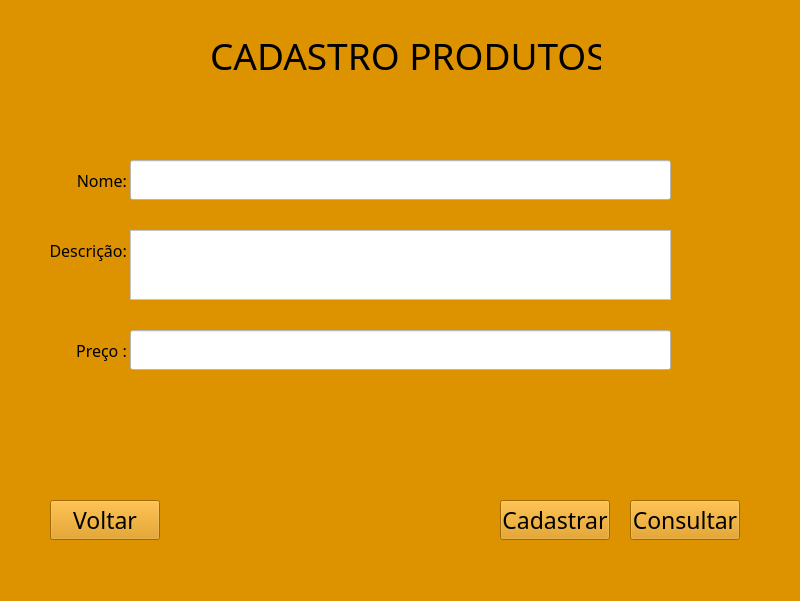
<?xml version="1.0" encoding="UTF-8"?>
<ui version="4.0">
 <class>MainWindow</class>
 <widget class="QMainWindow" name="MainWindow">
  <property name="geometry">
   <rect>
    <x>0</x>
    <y>0</y>
    <width>800</width>
    <height>601</height>
   </rect>
  </property>
  <property name="minimumSize">
   <size>
    <width>800</width>
    <height>600</height>
   </size>
  </property>
  <property name="windowTitle">
   <string>MainWindow</string>
  </property>
  <property name="styleSheet">
   <string notr="true">background-color: rgb(221, 147, 0);</string>
  </property>
  <widget class="QWidget" name="centralwidget">
   <widget class="QLabel" name="label_5">
    <property name="geometry">
     <rect>
      <x>20</x>
      <y>10</y>
      <width>100</width>
      <height>90</height>
     </rect>
    </property>
    <property name="text">
     <string/>
    </property>
    <property name="pixmap">
     <pixmap>burguer2.png</pixmap>
    </property>
    <property name="scaledContents">
     <bool>true</bool>
    </property>
   </widget>
   <widget class="QLabel" name="label_6">
    <property name="geometry">
     <rect>
      <x>670</x>
      <y>10</y>
      <width>100</width>
      <height>90</height>
     </rect>
    </property>
    <property name="text">
     <string/>
    </property>
    <property name="pixmap">
     <pixmap>burguer2.png</pixmap>
    </property>
    <property name="scaledContents">
     <bool>true</bool>
    </property>
   </widget>
   <widget class="QLabel" name="label">
    <property name="geometry">
     <rect>
      <x>210</x>
      <y>10</y>
      <width>391</width>
      <height>91</height>
     </rect>
    </property>
    <property name="font">
     <font>
      <family>Algerian</family>
      <pointsize>28</pointsize>
     </font>
    </property>
    <property name="text">
     <string>CADASTRO PRODUTOS</string>
    </property>
   </widget>
   <widget class="QLabel" name="label_2">
    <property name="geometry">
     <rect>
      <x>70</x>
      <y>160</y>
      <width>61</width>
      <height>40</height>
     </rect>
    </property>
    <property name="font">
     <font>
      <family>Bodoni MT</family>
      <pointsize>12</pointsize>
     </font>
    </property>
    <property name="text">
     <string>Nome: </string>
    </property>
    <property name="alignment">
     <set>Qt::AlignRight|Qt::AlignTrailing|Qt::AlignVCenter</set>
    </property>
   </widget>
   <widget class="QLineEdit" name="lineEdit_2">
    <property name="geometry">
     <rect>
      <x>130</x>
      <y>160</y>
      <width>541</width>
      <height>40</height>
     </rect>
    </property>
    <property name="font">
     <font>
      <pointsize>11</pointsize>
     </font>
    </property>
    <property name="styleSheet">
     <string notr="true">background-color: rgb(255, 255, 255);
</string>
    </property>
   </widget>
   <widget class="QLabel" name="label_3">
    <property name="geometry">
     <rect>
      <x>50</x>
      <y>230</y>
      <width>81</width>
      <height>40</height>
     </rect>
    </property>
    <property name="font">
     <font>
      <family>Bodoni MT</family>
      <pointsize>12</pointsize>
     </font>
    </property>
    <property name="text">
     <string>Descrição: </string>
    </property>
    <property name="alignment">
     <set>Qt::AlignRight|Qt::AlignTrailing|Qt::AlignVCenter</set>
    </property>
   </widget>
   <widget class="QLabel" name="label_4">
    <property name="geometry">
     <rect>
      <x>70</x>
      <y>330</y>
      <width>61</width>
      <height>40</height>
     </rect>
    </property>
    <property name="font">
     <font>
      <family>Bodoni MT</family>
      <pointsize>12</pointsize>
     </font>
    </property>
    <property name="text">
     <string>Preço : </string>
    </property>
    <property name="alignment">
     <set>Qt::AlignRight|Qt::AlignTrailing|Qt::AlignVCenter</set>
    </property>
   </widget>
   <widget class="QLineEdit" name="lineEdit_3">
    <property name="geometry">
     <rect>
      <x>130</x>
      <y>330</y>
      <width>541</width>
      <height>40</height>
     </rect>
    </property>
    <property name="font">
     <font>
      <pointsize>11</pointsize>
     </font>
    </property>
    <property name="styleSheet">
     <string notr="true">background-color: rgb(255, 255, 255);
</string>
    </property>
   </widget>
   <widget class="QTextEdit" name="textEdit">
    <property name="geometry">
     <rect>
      <x>130</x>
      <y>230</y>
      <width>541</width>
      <height>70</height>
     </rect>
    </property>
    <property name="font">
     <font>
      <pointsize>11</pointsize>
     </font>
    </property>
    <property name="styleSheet">
     <string notr="true">background-color: rgb(255, 255, 255);</string>
    </property>
   </widget>
   <widget class="QPushButton" name="botaoVoltar">
    <property name="geometry">
     <rect>
      <x>50</x>
      <y>500</y>
      <width>110</width>
      <height>40</height>
     </rect>
    </property>
    <property name="font">
     <font>
      <family>Bodoni MT</family>
      <pointsize>17</pointsize>
     </font>
    </property>
    <property name="styleSheet">
     <string notr="true">background-color: rgb(227, 131, 0);
color: rgb(53, 41,5);
pushButton{
border-styler: inset;
border-width: medium;	
#border-color: rgb(53, 41, 5);
box-shadow: black 60px -16px;
border-radius: 50px;
}</string>
    </property>
    <property name="text">
     <string>Voltar</string>
    </property>
   </widget>
   <widget class="QPushButton" name="botaoCadastrar">
    <property name="geometry">
     <rect>
      <x>500</x>
      <y>500</y>
      <width>110</width>
      <height>40</height>
     </rect>
    </property>
    <property name="font">
     <font>
      <family>Bodoni MT</family>
      <pointsize>17</pointsize>
     </font>
    </property>
    <property name="styleSheet">
     <string notr="true">background-color: rgb(227, 131, 0);
color: rgb(53, 41,5);
pushButton{
border-styler: inset;
border-width: medium;	
#border-color: rgb(53, 41, 5);
box-shadow: black 60px -16px;
border-radius: 50px;
}</string>
    </property>
    <property name="text">
     <string>Cadastrar</string>
    </property>
   </widget>
   <widget class="QPushButton" name="botaoConsultar">
    <property name="geometry">
     <rect>
      <x>630</x>
      <y>500</y>
      <width>110</width>
      <height>40</height>
     </rect>
    </property>
    <property name="font">
     <font>
      <family>Bodoni MT</family>
      <pointsize>17</pointsize>
     </font>
    </property>
    <property name="styleSheet">
     <string notr="true">background-color: rgb(227, 131, 0);
color: rgb(53, 41,5);
pushButton{
border-styler: inset;
border-width: medium;	
#border-color: rgb(53, 41, 5);
box-shadow: black 60px -16px;
border-radius: 50px;
}</string>
    </property>
    <property name="text">
     <string>Consultar</string>
    </property>
   </widget>
  </widget>
  <widget class="QMenuBar" name="menubar">
   <property name="geometry">
    <rect>
     <x>0</x>
     <y>0</y>
     <width>800</width>
     <height>21</height>
    </rect>
   </property>
  </widget>
  <widget class="QStatusBar" name="statusbar"/>
 </widget>
 <tabstops>
  <tabstop>lineEdit_2</tabstop>
  <tabstop>textEdit</tabstop>
  <tabstop>lineEdit_3</tabstop>
  <tabstop>botaoVoltar</tabstop>
  <tabstop>botaoCadastrar</tabstop>
  <tabstop>botaoConsultar</tabstop>
 </tabstops>
 <resources/>
 <connections/>
</ui>
